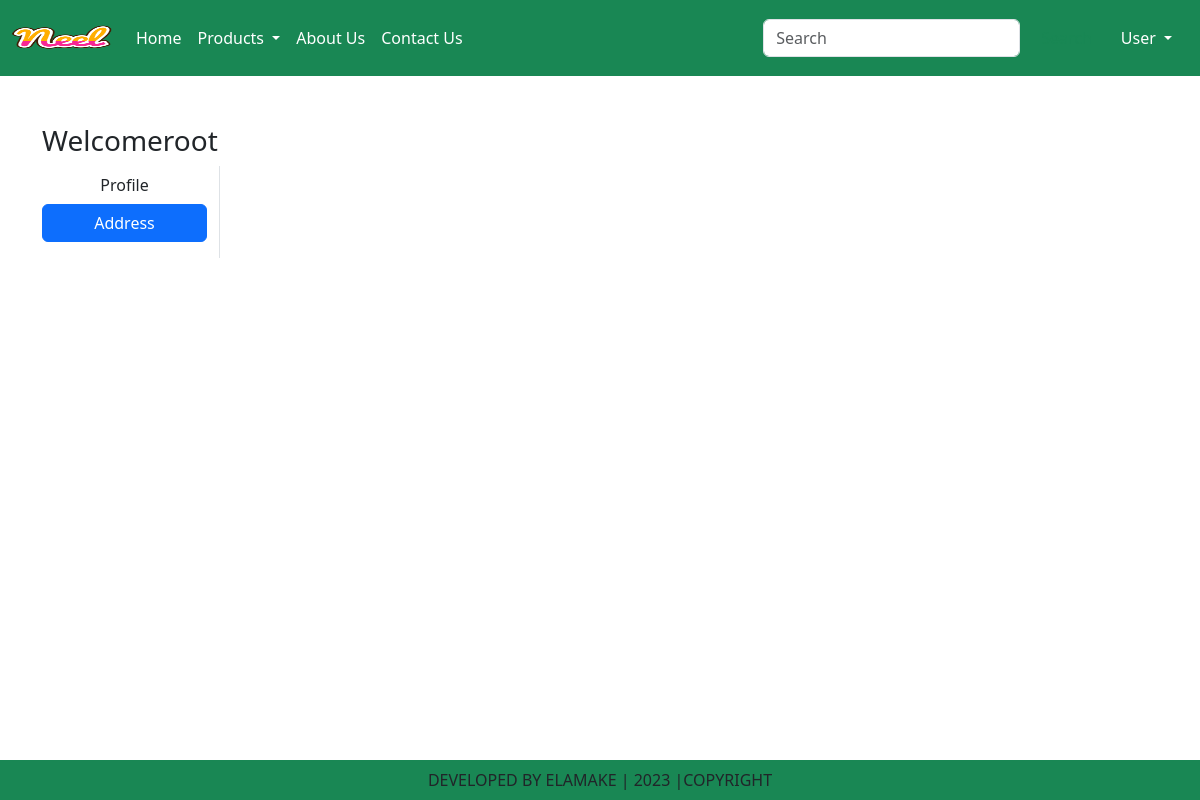
Page /address/ (signed in) on the earlier database version.
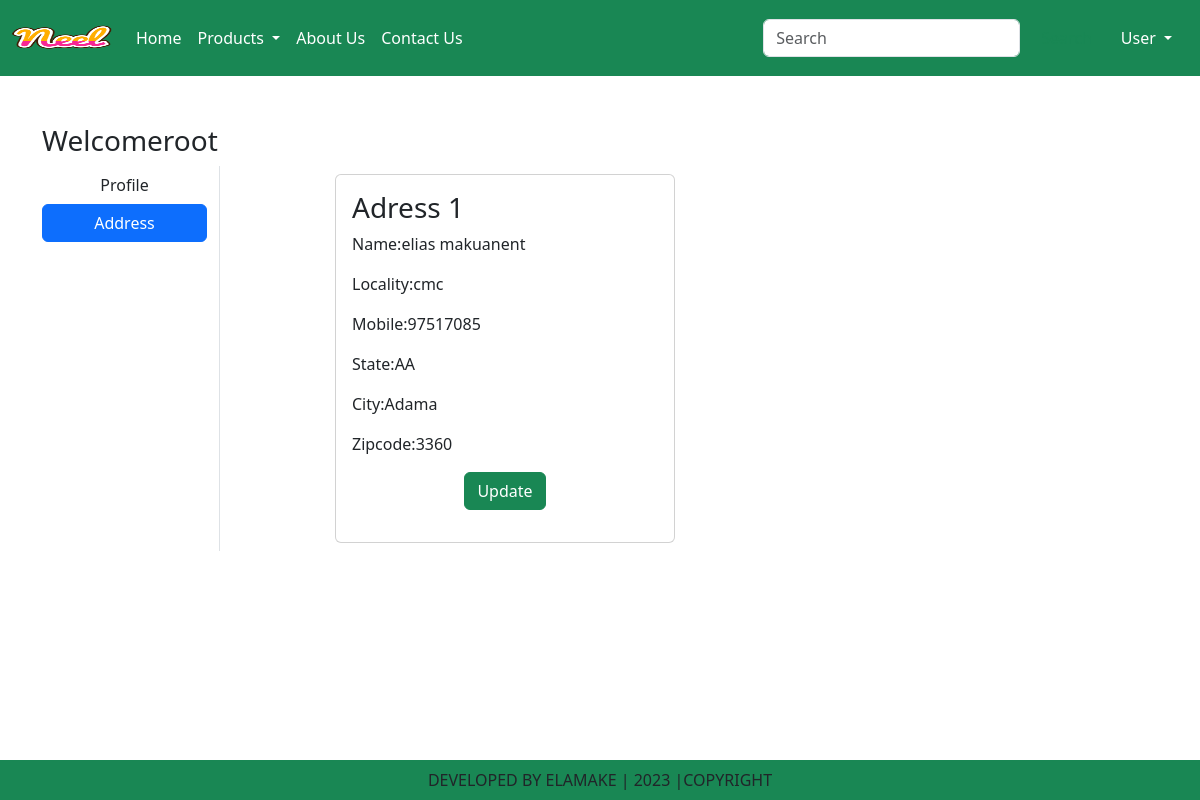
Same page on the later database version.
### ec/models.py (models this page shows, shortened)
class Customer(models.Model):
    user=models.field_name = models.ForeignKey(User, on_delete=models.CASCADE)
    name=models.CharField(max_length=200)
    locality=models.CharField(max_length=200)
    city= models.CharField(max_length=50)
    mobile=models.IntegerField(default=0)
    zipcode=models.IntegerField()
    state=models.CharField(choices=STATE_CHOICES,max_length=100)

### ec/views.py (the view)
# urls.py: path("address/", views.address, name="address"),
def address(request):
    add=Customer.objects.filter(user=request.user)
    return render(request,"address.html",locals())

### ec/templates/address.html (shortened to what this page needs)
{%extends 'base.html'%}
{% load static %}
{% block main-content %}
<div class="container my-5">
    <div class="row">
        <h3>Welcome<span class="text-capitalize">{{request.user}}</span></h3>
            <div class="col-sm-2 border-end">
                <ul class="list-unstyled">
                    <li class="d-grid"><a href="{%url 'profile' %}" class="btn ">Profile</a></li>
                    <li class="d-grid"><a href="{%url 'address' %}" class="btn btn-primary">Address</a></li>
                </ul>
            </div>
            <div class="col-sm-8 offset-sm-1">
                <div class="row">
                    {% for ad in add %}
                    <div class="col-sm-6">
                        <div class="card m-2">
                            <div class="card-body">
                                <h3>Adress {{forloop.counter}}</h3>
                                <p>Name:{{ad.name}}</p>
                                <p>Locality:{{ad.locality}}</p>
                                <p>Mobile:{{ad.mobile}}</p>
                                <p>State:{{ad.state}}</p>
                                <p>City:{{ad.city}}</p>
                                <p>Zipcode:{{ad.zipcode}}</p>
                                <p class="text-center"><a href="{% url 'update' pk=ad.id %}" type="button" class="btn btn-success">Update</a></p>
                            </div>
                        </div>
                    </div>
                    {% endfor %}
                </div>
            </div>
   </div>
</div>
{% endblock main-content%}

Differences in the rows shown:
added Customer: name "elias makuanent", locality "cmc", mobile "97517085", state "AA", city "Adama", zipcode "3360"
